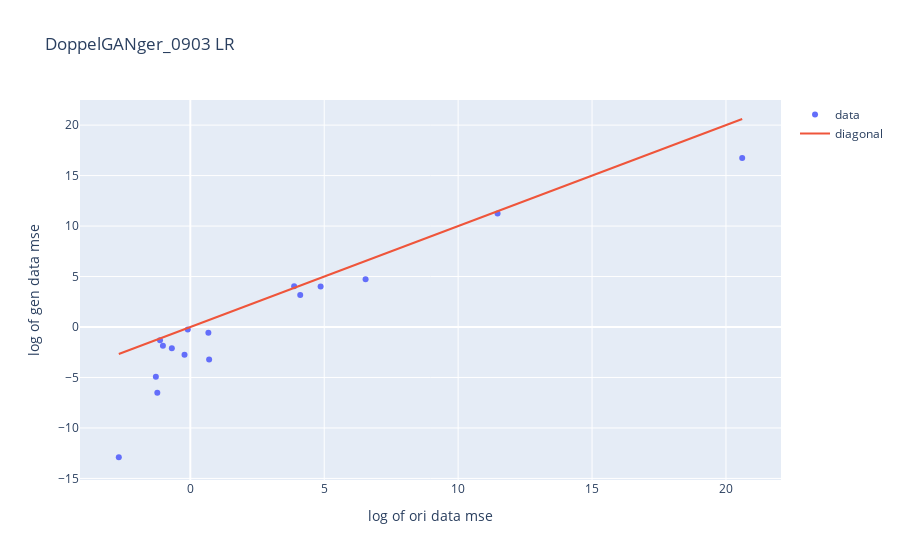
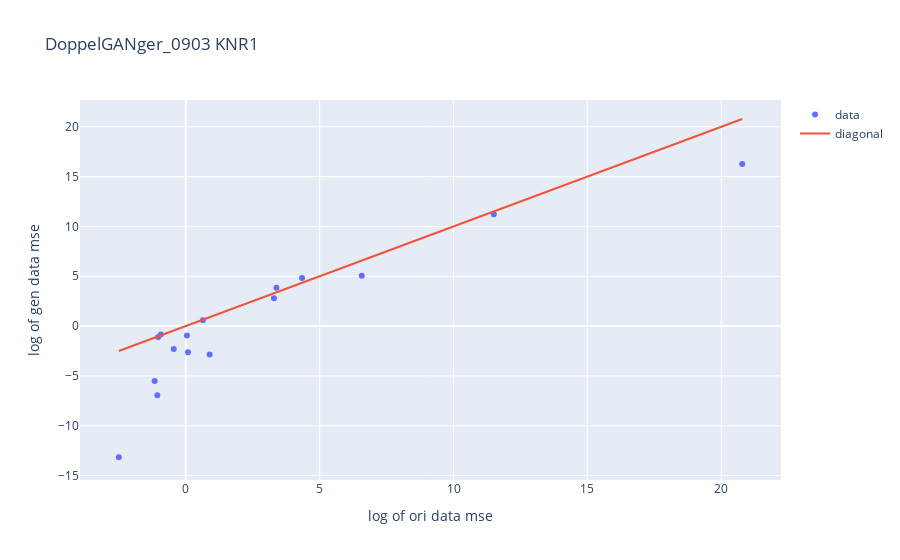
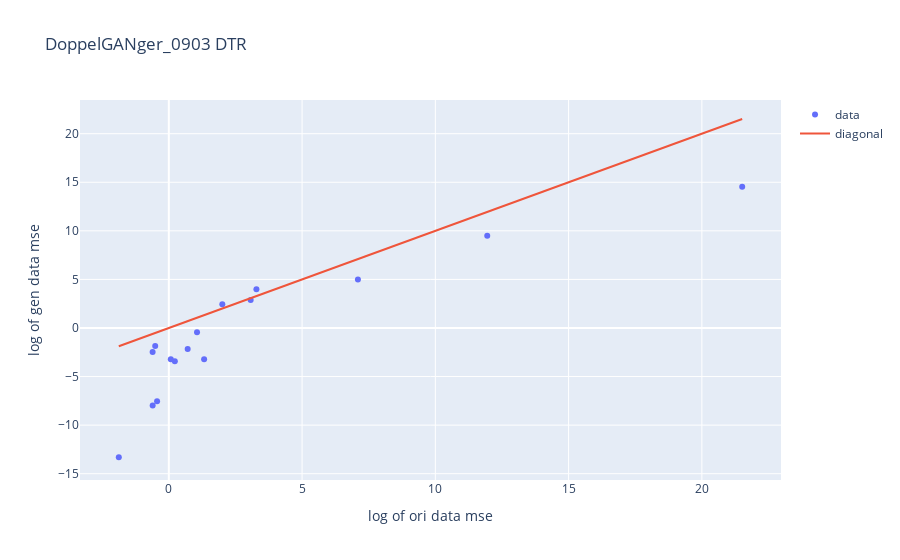

Here is the notebook cell these charts were saved with, in order:
### Code cell
plot_colmse(colmse_t)

### Figure 1 — Plotly figure (JSON) as saved in the notebook; plotly's stock layout.template omitted (floating-point values rounded to 4 significant figures)
{"data": [{"mode": "markers", "name": "data", "text": ["ab_pain_dur", "age", "aneroxia_dur", "plasmodium_density", "cough_dur", "diarrhea_dur", "fatigue_dur", "fever_dur", "headache_dur", "height", "hemoglobin", "joint_pain_dur", "muscle_ache_dur", "temp", "vomit_dur", "weight", "dday", "first_dday"], "type": "scatter", "x": [-0.09442, 4.104, -1.13, 20.61, 0.7037, -1.286, -1.231, -0.2155, -0.6891, 4.865, 0.6753, -1.151, -2.499, -1.023, -2.669, 3.878, 6.545, 11.47], "y": [-0.2409, 3.181, -1.313, 16.74, -3.21, -4.932, -6.517, -2.76, -2.115, 4.003, -0.5676, null, null, -1.858, -12.9, 4.035, 4.738, 11.24]}, {"mode": "lines", "name": "diagonal", "type": "scatter", "x": [-2.669, 20.61], "y": [-2.669, 20.61]}], "layout": {"title": {"text": "DoppelGANger_0903 LR"}, "xaxis": {"title": {"text": "log of ori data mse"}}, "yaxis": {"title": {"text": "log of gen data mse"}}}}

### Figure 2 — Plotly figure (JSON) as saved in the notebook; plotly's stock layout.template omitted (floating-point values rounded to 4 significant figures)
{"data": [{"mode": "markers", "name": "data", "text": ["ab_pain_dur", "age", "aneroxia_dur", "plasmodium_density", "cough_dur", "diarrhea_dur", "fatigue_dur", "fever_dur", "headache_dur", "height", "hemoglobin", "joint_pain_dur", "muscle_ache_dur", "temp", "vomit_dur", "weight", "dday", "first_dday"], "type": "scatter", "x": [0.04051, 3.292, -1.034, 20.79, 0.8885, -1.164, -1.064, 0.07931, -0.4524, 4.341, 0.6362, -0.9164, -2.037, -0.9359, -2.504, 3.385, 6.571, 11.51], "y": [-0.9533, 2.797, -1.09, 16.28, -2.854, -5.51, -6.932, -2.614, -2.307, 4.82, 0.5827, null, null, -0.8436, -13.16, 3.853, 5.061, 11.23]}, {"mode": "lines", "name": "diagonal", "type": "scatter", "x": [-2.504, 20.79], "y": [-2.504, 20.79]}], "layout": {"title": {"text": "DoppelGANger_0903 KNR1"}, "xaxis": {"title": {"text": "log of ori data mse"}}, "yaxis": {"title": {"text": "log of gen data mse"}}}}

### Figure 3 — Plotly figure (JSON) as saved in the notebook; plotly's stock layout.template omitted (floating-point values rounded to 4 significant figures)
{"data": [{"mode": "markers", "name": "data", "text": ["ab_pain_dur", "age", "aneroxia_dur", "plasmodium_density", "cough_dur", "diarrhea_dur", "fatigue_dur", "fever_dur", "headache_dur", "height", "hemoglobin", "joint_pain_dur", "muscle_ache_dur", "temp", "vomit_dur", "weight", "dday", "first_dday"], "type": "scatter", "x": [0.7076, 2.008, -0.6077, 21.51, 1.325, -0.6057, -0.4396, 0.2261, 0.07456, 3.287, 1.059, -0.6044, -1.554, -0.5102, -1.876, 3.071, 7.095, 11.95], "y": [-2.162, 2.443, -2.482, 14.53, -3.23, -7.987, -7.538, -3.426, -3.219, 3.987, -0.4505, null, null, -1.846, -13.31, 2.885, 4.989, 9.488]}, {"mode": "lines", "name": "diagonal", "type": "scatter", "x": [-1.876, 21.51], "y": [-1.876, 21.51]}], "layout": {"title": {"text": "DoppelGANger_0903 DTR"}, "xaxis": {"title": {"text": "log of ori data mse"}}, "yaxis": {"title": {"text": "log of gen data mse"}}}}
